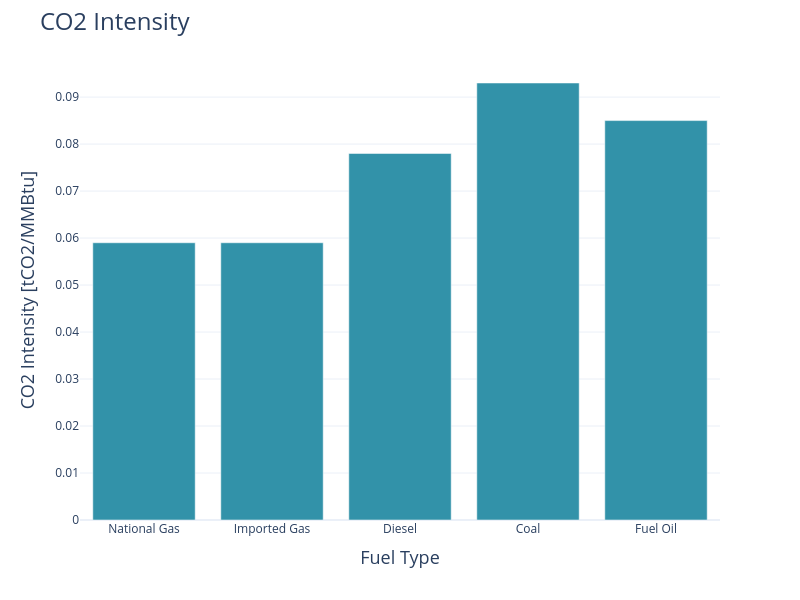

The cell this chart's notebook holds for it:
### Code cell
model_path = '../../../model/inputs/'
fuels = pd.read_csv(model_inputs_path+'fuels.csv')
fuels = fuels[['fuel','co2_intensity']]

# Lista de valores de interés
filtered_fuels = ['GASIMPOR', 'GASNACIO', 'ACPM', 'CARBON', 'COMBUSTOLEO', 'GLP']

# Filtra el DataFrame donde los valores de 'columna_deseada' están en la lista de interés
fuels = fuels[fuels['fuel'].isin(filtered_fuels)]
fuels['fuel'] = fuels['fuel'].str.replace('GASNACIO', 'National Gas')
fuels['fuel'] = fuels['fuel'].str.replace('GASIMPOR', 'Imported Gas')
fuels['fuel'] = fuels['fuel'].str.replace('ACPM', 'Diesel')
fuels['fuel'] = fuels['fuel'].str.replace('CARBON', 'Coal')
fuels['fuel'] = fuels['fuel'].str.replace('COMBUSTOLEO', 'Fuel Oil')
fuels['fuel'] = fuels['fuel'].str.replace('GLP', 'LPG')
import plotly.express as px
# Crear la gráfica de barras, usando 'gen_tech' como color
fig = px.bar(
    fuels, x='fuel', y='co2_intensity',
    color_discrete_sequence=[colors[0]],
    labels={'co2_intensity': 'CO2 Intensity [tCO2/MMBtu]', 'fuel': 'Fuel Type'},
    height=12*50, width=16*50, category_orders={"gen_tech": tech_order},
    template='plotly_white')
fig.update_layout(
    title=dict(text='CO2 Intensity', font=dict(size=24)),
    xaxis=dict(title_font=dict(size=18), categoryorder='array', categoryarray=tech_order),
    yaxis=dict(title_font=dict(size=18)))
fig.write_image("../images/CO2 Intensity.png")
# Mostrar la gráfica
fig.show()

### Figure 1 — Plotly figure (JSON) as saved in the notebook; plotly's stock layout.template omitted (floating-point values rounded to 4 significant figures)
{"data": [{"alignmentgroup": "True", "hovertemplate": "Fuel Type=%{x}<br>CO2 Intensity [tCO2/MMBtu]=%{y}<extra></extra>", "legendgroup": "", "marker": {"color": "#3292A9", "pattern": {"shape": ""}}, "name": "", "offsetgroup": "", "orientation": "v", "showlegend": false, "textposition": "auto", "type": "bar", "x": ["National Gas", "Imported Gas", "Diesel", "Coal", "Fuel Oil"], "xaxis": "x", "y": [0.059, 0.059, 0.078, 0.093, 0.085], "yaxis": "y"}], "layout": {"barmode": "relative", "height": 600, "legend": {"tracegroupgap": 0}, "margin": {"t": 60}, "title": {"font": {"size": 24}, "text": "CO2 Intensity"}, "width": 800, "xaxis": {"anchor": "y", "categoryarray": ["Hydro", "Run of River", "Thermal", "Solar", "Wind"], "categoryorder": "array", "domain": [0, 1], "title": {"font": {"size": 18}, "text": "Fuel Type"}}, "yaxis": {"anchor": "x", "domain": [0, 1], "title": {"font": {"size": 18}, "text": "CO2 Intensity [tCO2/MMBtu]"}}}}
